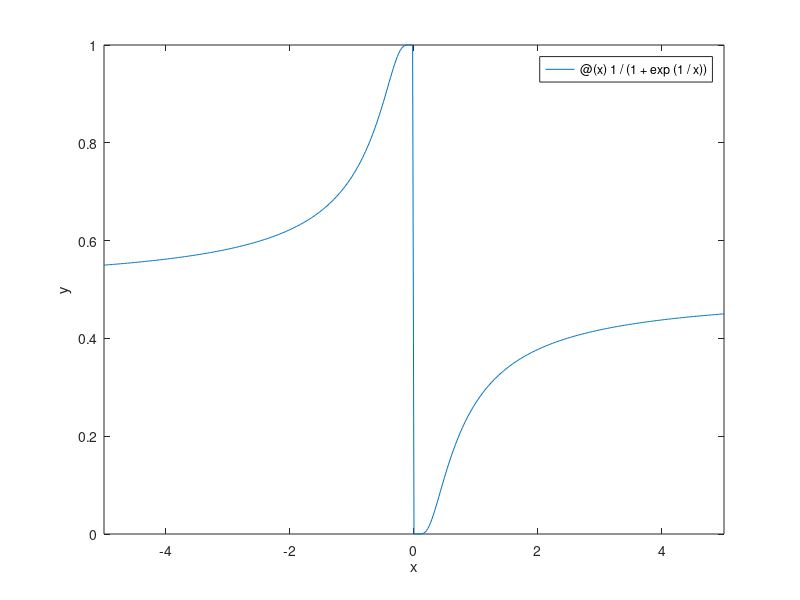

Reproduce this figure in MATLAB. (Note: this script raises an error after producing the figure.)
figure('Name', 'Bài tập 5a', 'NumberTitle', 'off')

fplot(@(x) 1/(1 + exp(1/x)))
xlabel('x')
ylabel('y')

syms x;
f = 1/(1 + exp(1/x));
y = 0;
for i = -5:5
    if (limit(f, x, i) == Inf)
        y = i;
    end
end
fprintf('Điểm bất liên tục của hàm số này là %0.0f\n', y)